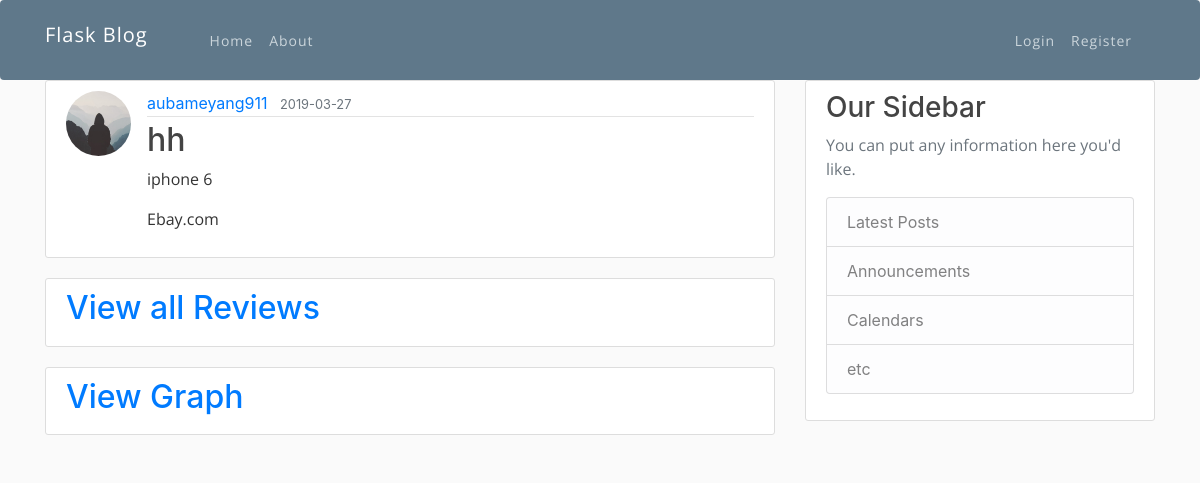
/post/1, run on the app's committed database.
### flaskblog/models.py (models this page shows, shortened)
class User(db.Model, UserMixin):
    id = db.Column(db.Integer, primary_key=True)
    username = db.Column(db.String(20), unique=True, nullable=False)
    email = db.Column(db.String(120), unique=True, nullable=False)
    image_file = db.Column(db.String(20), nullable=False, default='default.jpg')
    password = db.Column(db.String(60), nullable=False)
    posts = db.relationship('Post', backref='author', lazy=True)

class Post(db.Model):
    id = db.Column(db.Integer, primary_key=True)
    title = db.Column(db.String(100), nullable=False)
    date_posted = db.Column(db.DateTime, nullable=False, default=datetime.utcnow)
    keywords = db.Column(db.Text, nullable=False)
    url=db.Column(db.Text, nullable=False)
    user_id = db.Column(db.Integer, db.ForeignKey('user.id'), nullable=False)
    reviews = db.relationship('Review', backref='origin', lazy=True)
    graphs= db.relationship('Graph', backref='gg', lazy=True)

### flaskblog/routes.py (the view)
@app.route("/post/<int:post_id>")
def post(post_id):
    post = Post.query.get_or_404(post_id)
    return render_template('post.html', title=post.title, post=post)

### flaskblog/templates/post.html (shortened to what this page needs)
{% extends "layout.html" %}
{% block content %}
  <article class="media content-section">
    <img class="rounded-circle article-img" src="{{ url_for('static', filename='profile_pics/' + post.author.image_file) }}">
    <div class="media-body">
      <div class="article-metadata">
        <a class="mr-2" href="{{ url_for('user_posts', username=post.author.username) }}">{{ post.author.username }}</a>
        <small class="text-muted">{{ post.date_posted.strftime('%Y-%m-%d') }}</small>
      </div>
      <h2 class="article-title">{{ post.title }}</h2>
      <p class="article-content">{{ post.keywords }}</p>
      <p class="article-content">{{ post.url }}</p>
    </div>
  </article>
  <article class="media content-section">
    <div>
      <h2 class="article-title">
      <a  href="{{ url_for('reviews', post_id=post.id) }}">View all Reviews</a>
      </h2>
    </div>
  </article>
  <article class="media content-section">
    <div>
      <h2 class="article-title">
      <a  href="{{ url_for('graph',post_id=post.id)}}">View Graph</a>
      </h2>
    </div>
  </article>
{% endblock content %}

### flaskblog/static/style.css (style rules this page uses)
html, body, div, span, applet, object, iframe, h1, h2, h3, h4, h5, h6, p, blockquote, pre, a, abbr, acronym, address, big, cite, code, del, dfn, em, img, ins, kbd, q, s, samp, small, strike, strong, sub, sup, tt, var, b, u, i, center, dl, dt, dd, ol, ul, li, fieldset, form, label, legend, table, caption, tbody, tfoot, thead, tr, th, td, article, aside, canvas, details, embed, figure, figcaption, footer, header, hgroup, menu, nav, output, ruby, section, summary, time, mark, audio, video { margin: 0; padding: 0; border: 0; font-size: 100%; font: inherit; vertical-align: baseline; }
article, aside, details, figcaption, figure, footer, header, hgroup, menu, nav, section { display: block; }
body { line-height: 1; }
html * { -webkit-font-smoothing: antialiased; -moz-osx-font-smoothing: grayscale; }
*, *:after, *:before { -webkit-box-sizing: border-box; -moz-box-sizing: border-box; box-sizing: border-box; }
h1, h2, h3, h4, h5, h6 { font-family: Open Sans; }
p { font-family: Open Sans; }

### flaskblog/static/main.css (style rules this page uses)
body { background: #fafafa; color: #333333; margin-top: 5rem; }
h1, h2, h3, h4, h5, h6 { color: #444444; }
.content-section { background: #ffffff; padding: 10px 20px; border: 1px solid #dddddd; border-radius: 3px; margin-bottom: 20px; }
.article-title { color: #444444; }
.article-content { white-space: pre-line; }
.article-img { height: 65px; width: 65px; margin-right: 16px; }
.article-metadata { padding-bottom: 1px; margin-bottom: 4px; border-bottom: 1px solid #e3e3e3 }

### data on the page
User: image_file (placeholder picture), author.username "aubameyang911"
Post: date_posted "2019-03-27", title "hh", keywords "iphone 6", url "Ebay.com"
